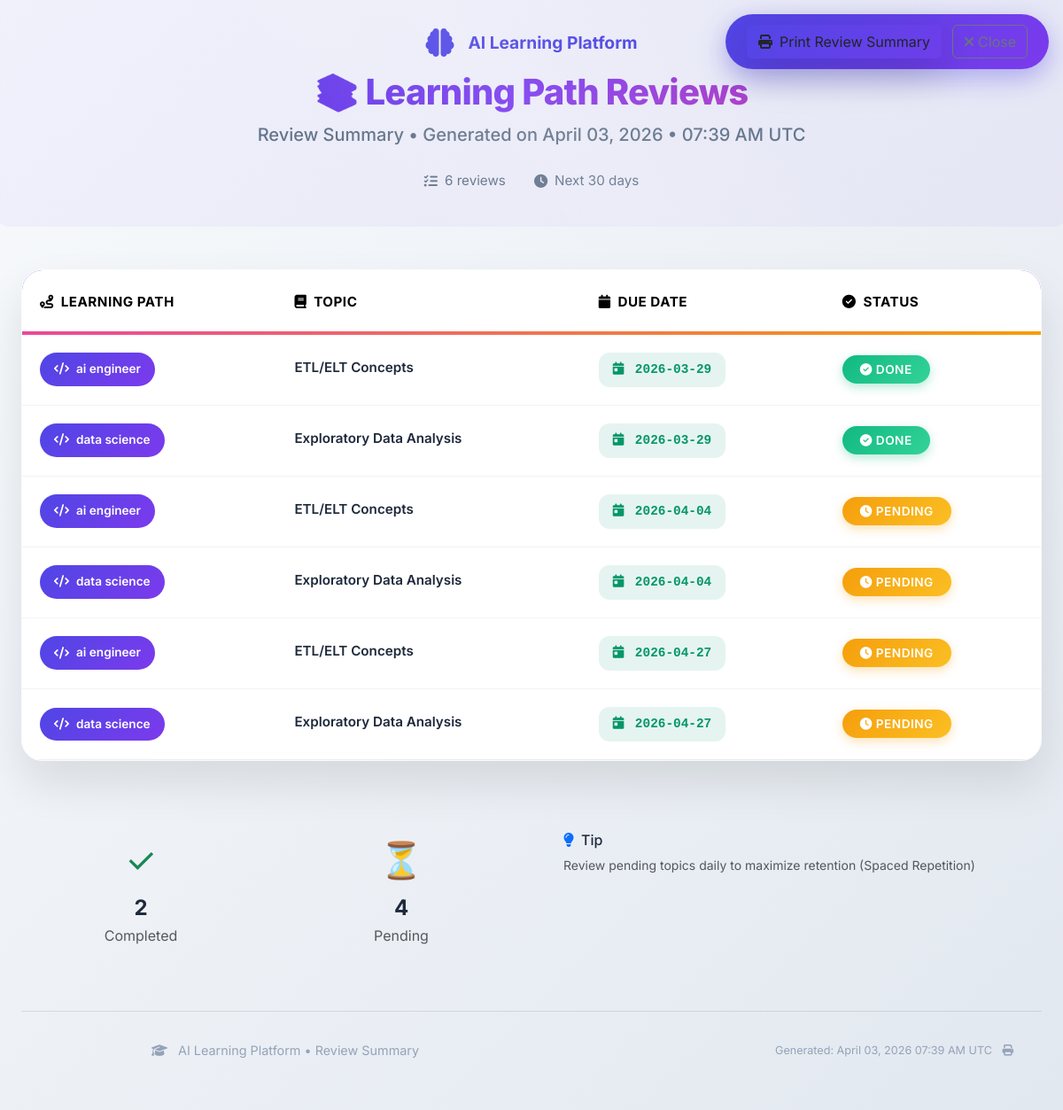
The app's page /print/reviews (signed in), older data.
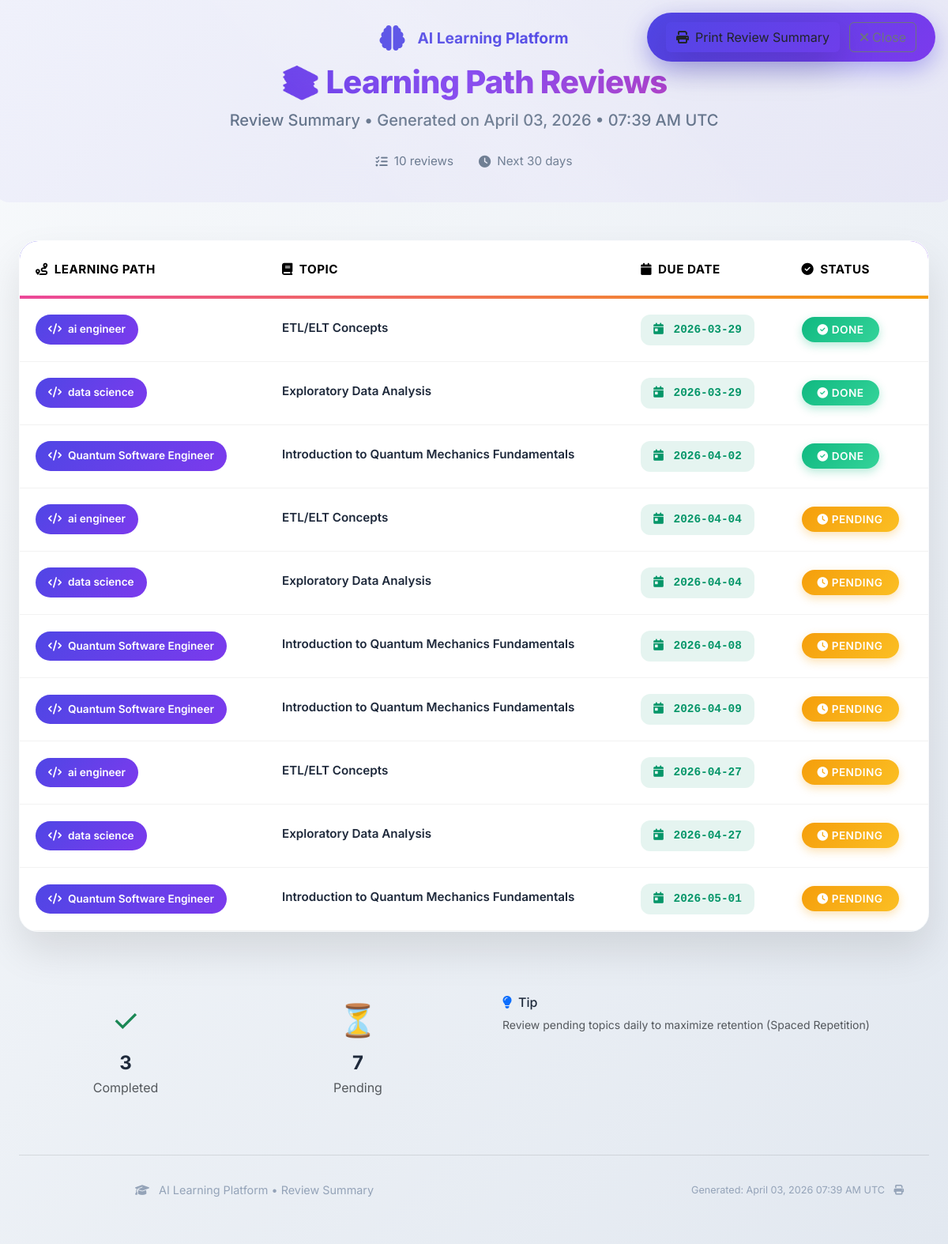
The same page, newer data.
### tables this page shows
CREATE TABLE review_tasks (
                id INTEGER PRIMARY KEY AUTOINCREMENT,
                user_id INTEGER NOT NULL,
                roadmap_id INTEGER NOT NULL,
                topic TEXT NOT NULL,
                due_date TEXT NOT NULL,
                completed INTEGER NOT NULL DEFAULT 0,
                completed_at TEXT,
                UNIQUE(user_id, roadmap_id, topic, due_date)
            );

CREATE TABLE user_roadmap (
                id INTEGER PRIMARY KEY AUTOINCREMENT,
                user_id INTEGER NOT NULL,
                created_at TEXT NOT NULL,
                roadmap_json TEXT NOT NULL,
                domain TEXT, name TEXT, target_role TEXT, archived INTEGER NOT NULL DEFAULT 0, weekly_hours INTEGER, goal_date TEXT,
                FOREIGN KEY (user_id) REFERENCES users (id)
            );

### app.py (the view)
@app.route("/print/reviews")
@require_login
def print_reviews():
    user_id = session["user_id"]
    with get_db() as conn:
        rows = conn.execute(
            """
            SELECT rt.roadmap_id, rt.topic, rt.due_date, rt.completed, ur.name
            FROM review_tasks rt
            JOIN user_roadmap ur ON ur.id = rt.roadmap_id
            WHERE rt.user_id = ?
            ORDER BY rt.due_date ASC
            """,
            (user_id,),
        ).fetchall()
    items = [{"path_name": (r["name"] or ("Path " + str(r["roadmap_id"]))), "roadmap_id": r["roadmap_id"], "topic": r["topic"], "due_date": r["due_date"], "completed": r["completed"]} for r in rows]
    return render_template("print_reviews.html", items=items,
                           now_str=datetime.utcnow().strftime("%B %d, %Y • %I:%M %p UTC"),
                           now_full=datetime.utcnow().strftime("%B %d, %Y %I:%M %p UTC"))

### app.py (called while the page is built)
def get_db() -> sqlite3.Connection:
    db = sqlite3.connect(app.config["DATABASE"])
    db.row_factory = sqlite3.Row
    return db

def require_login(f):
    from functools import wraps
    @wraps(f)
    def wrapped(*args, **kwargs):
        if "user_id" not in session:
            return redirect(url_for("login"))
        return f(*args, **kwargs)
    return wrapped

### templates/print_reviews.html (shortened to what this page needs)
<!DOCTYPE html>
<html lang="en">
<head>
  <link href="https://cdn.jsdelivr.net/npm/bootstrap@5.3.3/dist/css/bootstrap.min.css" rel="stylesheet">
  <link href="https://cdn.jsdelivr.net/npm/@fortawesome/fontawesome-free@6.5.1/css/all.min.css" rel="stylesheet">
</head>
<body class="container-fluid p-4">
  <div class="no-print mb-4">
    <button onclick="window.print()" class="btn shadow-lg">
      <i class="fas fa-print me-2"></i>Print Review Summary
    </button>
    <button onclick="window.close()" class="btn btn-outline-secondary ms-2">
      <i class="fas fa-times me-1"></i>Close
    </button>
  </div>
  <div class="print-header">
    <div class="print-logo">
      <i class="fas fa-brain fs-2"></i>
      <strong>AI Learning Platform</strong>
    </div>
    <h1 class="print-title">📚 Learning Path Reviews</h1>
    <p class="print-subtitle">Review Summary • Generated on {{ now_str }}</p>
    <div class="print-meta">
      <div class="meta-item">
        <i class="fas fa-list-check"></i>
        <span>{{ items|length }} reviews</span>
      </div>
      <div class="meta-item">
        <i class="fas fa-clock"></i>
        <span>Next 30 days</span>
      </div>
    </div>
  </div>
  {% if items %}
  <div class="reviews-table-container">
    <div class="table-responsive">
      <table class="table table-hover mb-0">
        <thead class="table-header">
          <tr>
            <th><i class="fas fa-route me-2"></i>Learning Path</th>
            <th><i class="fas fa-book me-2"></i>Topic</th>
            <th><i class="fas fa-calendar me-2"></i>Due Date</th>
            <th><i class="fas fa-circle-check me-2"></i>Status</th>
          </tr>
        </thead>
        <tbody>
          {% for r in items %}
          <tr>
            <td>
              <span class="path-badge">
                <i class="fas fa-{{ 'brain' if 'AI' in r.path_name else 'code' }}"></i>
                {{ r.path_name }}
              </span>
            </td>
            <td>
              <div>
                <div class="topic-title">{{ r.topic }}</div>
              </div>
            </td>
            <td>
              <span class="due-date">
                <i class="fas fa-calendar-day me-1"></i>
                {{ r.due_date }}
              </span>
            </td>
            <td>
              {% if r.completed %}
              <span class="status-badge status-done">
                <i class="fas fa-check-circle me-1"></i>Done
              </span>
              {% else %}
              <span class="status-badge status-pending">
                <i class="fas fa-clock me-1"></i>Pending
              </span>
              {% endif %}
            </td>
          </tr>
          {% endfor %}
        </tbody>
      </table>
    </div>
  </div>
  <div class="row g-4 mt-4">
    <div class="col-md-3">
      <div class="glass-card text-center p-4">
        <div class="fs-1 text-success mb-2">✓</div>
        <div class="h4 fw-bold mb-1">{{ items|selectattr('completed')|list|length }}</div>
        <div class="text-muted">Completed</div>
      </div>
    </div>
    <div class="col-md-3">
      <div class="glass-card text-center p-4">
        <div class="fs-1 text-warning mb-2">⏳</div>
        <div class="h4 fw-bold mb-1">{{ items|rejectattr('completed')|list|length }}</div>
        <div class="text-muted">Pending</div>
      </div>
    </div>
    <div class="col-md-6">
      <div class="glass-card p-4">
        <h6 class="mb-2"><i class="fas fa-lightbulb text-primary me-2"></i>Tip</h6>
        <p class="small mb-0 text-muted">Review pending topics daily to maximize retention (Spaced Repetition)</p>
      </div>
    </div>
  </div>
  {% endif %}
  <div class="print-footer">
    <div class="row align-items-center">
      <div class="col-md-6">
        <p class="mb-2 mb-md-0">
          <i class="fas fa-graduation-cap me-2"></i>
          AI Learning Platform • Review Summary
        </p>
      </div>
      <div class="col-md-6 text-md-end">
        <p class="mb-0 small">
          Generated: {{ now_full }}
          <i class="fas fa-print ms-2"></i>
        </p>
      </div>
    </div>
  </div>
</body>
</html>

### templates/print_reviews.html (style rules this page uses)
* { box-sizing: border-box; font-family: 'Inter', -apple-system, BlinkMacSystemFont, sans-serif; }
body { background: linear-gradient(135deg, #f8fafc 0%, #e2e8f0 100%); color: #1e293b; line-height: 1.6; margin: 0; padding: 2rem; min-height: 100vh; }
.print-header { text-align: center; margin-bottom: 3rem; padding-bottom: 2rem; border-bottom: 4px solid linear-gradient(90deg, #4f46e5, #7c3aed); background: linear-gradient(135deg, rgba(79, 70, 229, 0.05), rgba(124, 58, 237, 0.05)); border-radius: 20px; padding: 2.5rem; margin: -2rem -2rem 3rem -2rem; position: relative; overflow: hidden; }
.print-header::before { content: ''; position: absolute; top: 0; left: 0; right: 0; bottom: 0; background: linear-gradient(45deg, transparent 30%, rgba(255,255,255,0.1) 50%, transparent 70%); pointer-events: none; }
.print-logo { display: inline-flex; align-items: center; gap: 1rem; margin-bottom: 1rem; font-size: 1.2rem; color: #4f46e5; }
.print-title { font-size: 2.5rem; font-weight: 800; background: linear-gradient(135deg, #4f46e5 0%, #7c3aed 50%, #ec4899 100%); -webkit-background-clip: text; -webkit-text-fill-color: transparent; background-clip: text; margin: 0 0 0.5rem 0; letter-spacing: -0.02em; }
.print-subtitle { font-size: 1.25rem; color: #64748b; font-weight: 500; margin: 0; }
.print-meta { display: flex; gap: 2rem; justify-content: center; flex-wrap: wrap; margin-top: 1.5rem; }
.meta-item { display: flex; align-items: center; gap: 0.5rem; color: #64748b; font-size: 0.95rem; }
.reviews-table-container { background: rgba(255, 255, 255, 0.6); backdrop-filter: blur(20px); border-radius: 24px; border: 1px solid rgba(255, 255, 255, 0.2); box-shadow: 0 25px 50px rgba(0, 0, 0, 0.1); overflow: hidden; margin-bottom: 2rem; }
.table-header { background: linear-gradient(135deg, #4f46e5 0%, #7c3aed 100%); color: white; position: relative; }
.table-header::after { content: ''; position: absolute; bottom: 0; left: 0; right: 0; height: 4px; background: linear-gradient(90deg, #ec4899, #f59e0b); }
.table th { font-weight: 700; font-size: 0.95rem; letter-spacing: 0.5px; text-transform: uppercase; padding: 1.5rem 1.25rem; border: none; position: relative; }
.table td { padding: 1.25rem; border-color: rgba(0, 0, 0, 0.05); vertical-align: middle; font-size: 0.95rem; }
.table tbody tr { transition: all 0.3s ease; border-bottom: 1px solid rgba(0, 0, 0, 0.05); }
.path-badge { background: linear-gradient(135deg, #4f46e5, #7c3aed); color: white; padding: 0.5rem 1rem; border-radius: 20px; font-weight: 600; font-size: 0.85rem; display: inline-flex; align-items: center; gap: 0.5rem; }
.topic-title { font-weight: 600; color: #1e293b; margin-bottom: 0.25rem; }
.due-date { font-family: 'SF Mono', monospace; font-weight: 600; color: #059669; background: rgba(5, 150, 105, 0.1); padding: 0.5rem 1rem; border-radius: 12px; display: inline-block; font-size: 0.9rem; }
.status-badge { padding: 0.5rem 1.25rem; border-radius: 25px; font-weight: 600; font-size: 0.85rem; text-transform: uppercase; letter-spacing: 0.5px; }
.status-done { background: linear-gradient(135deg, #10b981, #34d399); color: white; box-shadow: 0 4px 12px rgba(16, 185, 129, 0.3); }
.status-pending { background: linear-gradient(135deg, #f59e0b, #fbbf24); color: white; box-shadow: 0 4px 12px rgba(245, 158, 11, 0.3); }
.no-print { position: fixed; top: 1rem; right: 1rem; z-index: 1000; background: linear-gradient(135deg, #4f46e5, #7c3aed); border: none; padding: 0.75rem 1.5rem; border-radius: 50px; color: white; font-weight: 600; box-shadow: 0 10px 30px rgba(79, 70, 229, 0.4); transition: all 0.3s ease; }
.print-footer { text-align: center; padding: 2rem; color: #94a3b8; font-size: 0.9rem; border-top: 1px solid rgba(0, 0, 0, 0.1); margin-top: 3rem; }

Row changes from the older to the newer data that the page shows:
added review_tasks: path_name "Quantum Software Engineer", topic "Introduction to Quantum Mechanics Fundamentals", due_date "2026-04-02", completed 1 (drawn)
added review_tasks: path_name "Quantum Software Engineer", topic "Introduction to Quantum Mechanics Fundamentals", due_date "2026-04-08", completed 0 (drawn)
added review_tasks: path_name "Quantum Software Engineer", topic "Introduction to Quantum Mechanics Fundamentals", due_date "2026-04-09", completed 0 (drawn)
added review_tasks: path_name "Quantum Software Engineer", topic "Introduction to Quantum Mechanics Fundamentals", due_date "2026-05-01", completed 0 (drawn)
Text that changed along with them:
{{ items|length }}: "6" → "10"
{{ items|selectattr('completed')|list|length }}: "2" → "3"
{{ items|rejectattr('completed')|list|length }}: "4" → "7"
